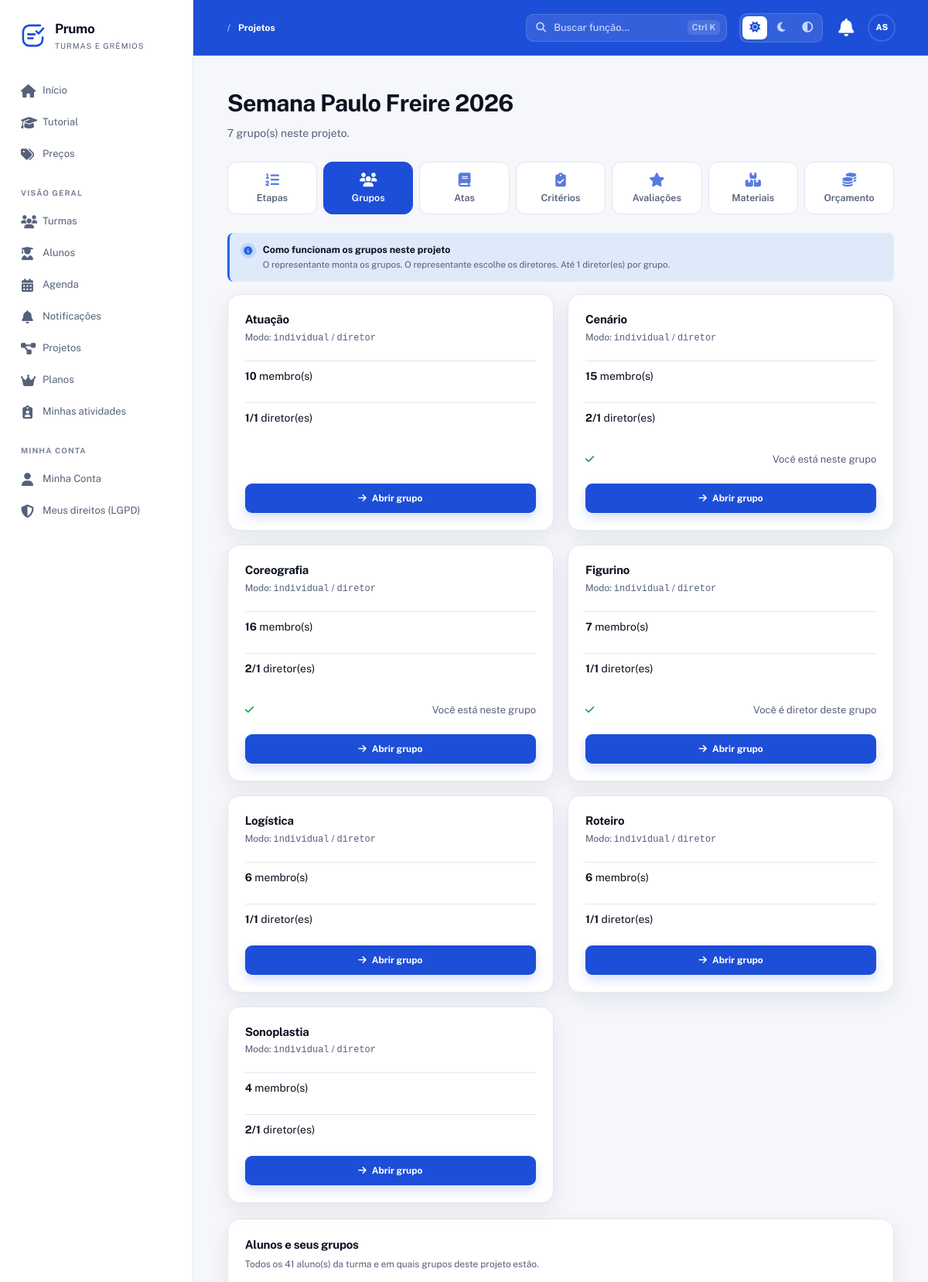
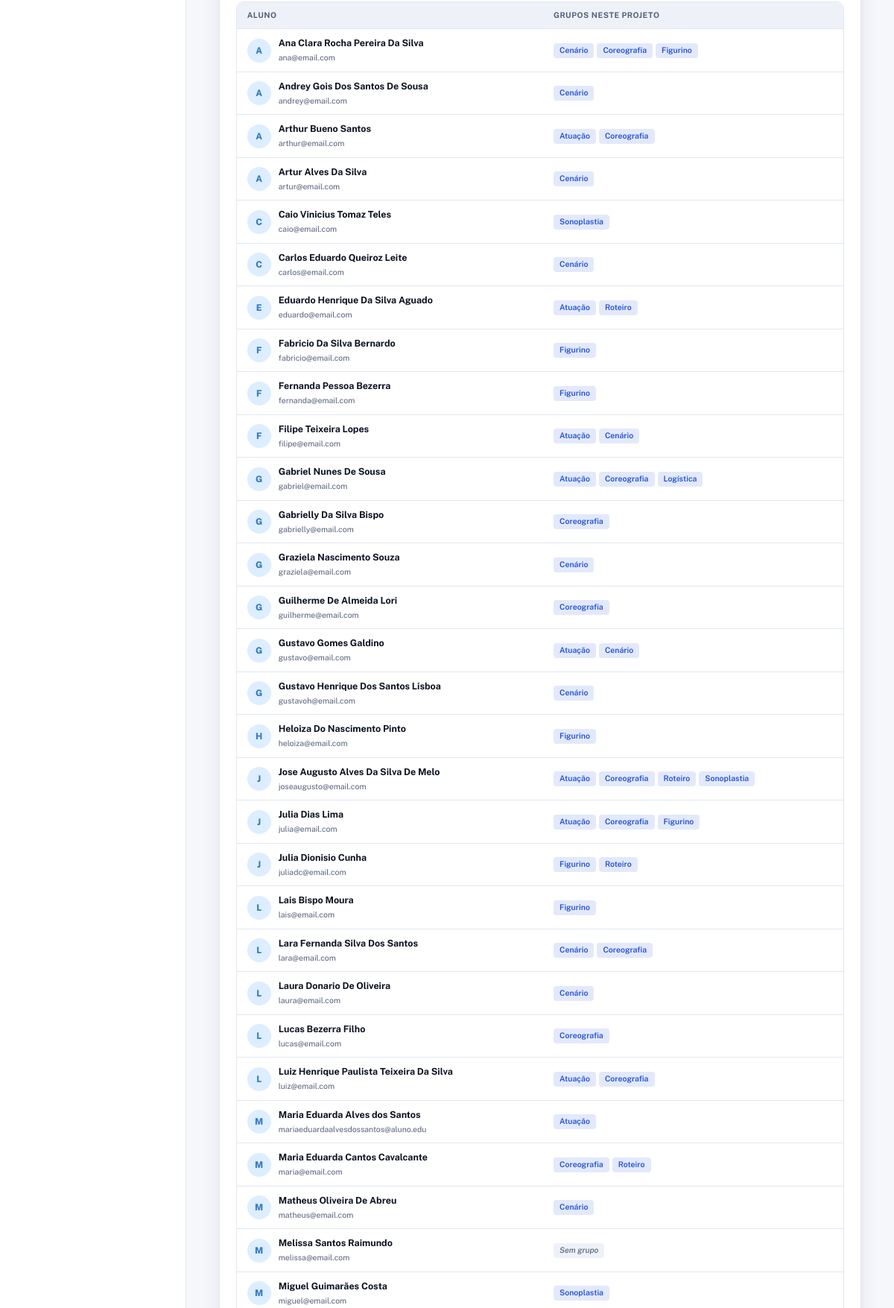
The app's page /SGT/projetos/3/grupos (signed in, upper part) with its own data (2 pictures, top to bottom).
### tables this page shows
CREATE TABLE usuarios (
  id INT AUTO_INCREMENT PRIMARY KEY,
  nome VARCHAR(150) NOT NULL,
  email VARCHAR(150) NOT NULL UNIQUE,
  senha VARCHAR(255) NOT NULL,
  google_id VARCHAR(64) DEFAULT NULL,            
  tipo ENUM('aluno','master') NOT NULL DEFAULT 'aluno',
  telefone VARCHAR(20) DEFAULT NULL,
  data_nascimento DATE DEFAULT NULL,
  email_confirmado TINYINT(1) NOT NULL DEFAULT 0,
  email_token VARCHAR(255) DEFAULT NULL,
  email_token_expira DATETIME DEFAULT NULL,
  primeiro_login TINYINT(1) NOT NULL DEFAULT 1,
  cadastro_pendente TINYINT(1) NOT NULL DEFAULT 0,  
  ativo TINYINT(1) NOT NULL DEFAULT 1,
  lgpd_aceito TINYINT(1) NOT NULL DEFAULT 0,
  lgpd_data DATETIME DEFAULT NULL,
  ultimo_acesso DATETIME DEFAULT NULL,
  created_at TIMESTAMP DEFAULT CURRENT_TIMESTAMP,
  updated_at TIMESTAMP DEFAULT CURRENT_TIMESTAMP ON UPDATE CURRENT_TIMESTAMP,
  UNIQUE KEY uk_google_id (google_id),
  INDEX idx_usuarios_email (email),
  INDEX idx_usuarios_tipo (tipo),
  INDEX idx_usuarios_ativo (ativo)
);

CREATE TABLE projetos (
  id INT AUTO_INCREMENT PRIMARY KEY,
  turma_id INT NOT NULL,
  diretoria_id INT NULL,                      
  nome VARCHAR(150) NOT NULL,
  descricao TEXT DEFAULT NULL,
  prazo DATE DEFAULT NULL,
  modo_avaliacao ENUM('etapa','cronograma') DEFAULT 'cronograma',
  alunos_pedem_grupo TINYINT(1) NOT NULL DEFAULT 0,       
  alunos_pedem_diretor TINYINT(1) NOT NULL DEFAULT 0,     
  diretores_por_grupo INT NOT NULL DEFAULT 1,
  avaliacao_reps ENUM('compartilhada','media') NOT NULL DEFAULT 'compartilhada',  
  encerrado TINYINT(1) DEFAULT 0,
  encerrado_em DATETIME DEFAULT NULL,
  encerrado_por INT DEFAULT NULL,
  created_at TIMESTAMP DEFAULT CURRENT_TIMESTAMP,
  updated_at TIMESTAMP DEFAULT CURRENT_TIMESTAMP ON UPDATE CURRENT_TIMESTAMP,
  FOREIGN KEY (turma_id) REFERENCES turmas(id) ON DELETE CASCADE,
  FOREIGN KEY (encerrado_por) REFERENCES usuarios(id) ON DELETE SET NULL,
  INDEX idx_projetos_turma (turma_id),
  INDEX idx_projetos_encerrado (encerrado),
  CONSTRAINT fk_projeto_diretoria FOREIGN KEY (diretoria_id) REFERENCES gremio_diretorias(id) ON DELETE SET NULL
);

CREATE TABLE grupos (
  id INT AUTO_INCREMENT PRIMARY KEY,
  projeto_id INT NOT NULL,
  nome VARCHAR(150) NOT NULL,
  modo_avaliacao_grupo ENUM('individual','coletiva') DEFAULT 'individual',
  modo_avaliacao_por ENUM('diretor','representante','pares','autoavaliacao','misto') DEFAULT 'diretor',
  created_at TIMESTAMP DEFAULT CURRENT_TIMESTAMP,
  updated_at TIMESTAMP DEFAULT CURRENT_TIMESTAMP ON UPDATE CURRENT_TIMESTAMP,
  FOREIGN KEY (projeto_id) REFERENCES projetos(id) ON DELETE CASCADE,
  INDEX idx_grupos_projeto (projeto_id)
);

### app/Views/grupos/index.php (the view, shortened to what the rows shown need)
<?php
require_once __DIR__ . '/../layouts/header.php';
require_once __DIR__ . '/../layouts/nav.php';
?>
<section class="hero-section">
    <div>
        <h1><?= h($projeto['nome']) ?></h1>
        <p class="hero-subtitle">
            <?= count($grupos) ?> grupo(s) neste projeto.
        </p>
    </div>
</section>
<?php require __DIR__ . '/../projetos/_nav.php'; ?>
<?php
$pedeGrupo   = !empty($projeto['alunos_pedem_grupo']);
$pedeDiretor = !empty($projeto['alunos_pedem_diretor']);
$maxDir      = (int) ($projeto['diretores_por_grupo'] ?? 1);
$semGrupo    = empty($meusGrupos);
$pedidoEntrarPendente = null;
?>
<div class="notice notice-blue regras-grupo">
    <div>
        <strong>Como funcionam os grupos neste projeto</strong>
        <p class="mb-0">
            <?= $pedeGrupo ? 'Os alunos pedem para entrar num grupo e o representante aprova.' : 'O representante monta os grupos.' ?>
            <?= $pedeDiretor ? 'Membros podem pedir para ser diretor.' : 'O representante escolhe os diretores.' ?>
            Até <?= $maxDir ?> diretor(es) por grupo.
        </p>
    </div>
</div>
<?php if (empty($grupos)): ?>
    <section class="panel empty-state">
        <span class="icon-large text-muted"><i class="fas fa-users"></i></span>
        <h2>Nenhum grupo cadastrado</h2>
        <p>
            <?php if ($podeEditar && !$projeto['encerrado']): ?>
                Crie o primeiro grupo deste projeto clicando no botão abaixo.
            <?php else: ?>
                Aguarde o representante criar os grupos.
            <?php endif; ?>
        </p>
        <?php if ($podeEditar && !$projeto['encerrado']): ?>
            <a class="button button-primary" href="<?= $basePath ?>/projetos/<?= (int) $projeto['id'] ?>/grupos/criar">
                <i class="fas fa-plus"></i> Criar grupo
            </a>
        <?php endif; ?>
    </section>
<?php else: ?>
    <section class="grupos-grid">
        <?php foreach ($grupos as $g): ?>
            <article class="panel grupo-card">
                <div class="panel-header">
                    <div>
                        <h2><?= h($g['nome']) ?></h2>
                        <p>
                            Modo: <code><?= h($g['modo_avaliacao_grupo']) ?></code>
                            / <code><?= h($g['modo_avaliacao_por']) ?></code>
                        </p>
                    </div>
                </div>
                <div class="status-line">
                    <strong><?= (int) $g['total_membros'] ?></strong>
                    <span>membro(s)</span>
                </div>
                <div class="status-line">
                    <strong><?= (int) $g['total_diretores'] ?>/<?= $maxDir ?></strong>
                    <span>diretor(es)</span>
                </div>
                <?php
                $gid      = (int) $g['id'];
                $pedEntr  = $meusPedidos[$gid]['entrar'] ?? null;
                $pedDir   = $meusPedidos[$gid]['diretor'] ?? null;
                $souMemb  = array_key_exists($gid, $meusGrupos);
                $souDir   = $meusGrupos[$gid] ?? false;
                ?>
                <?php if (!$podeEditar && !$projeto['encerrado']): ?>
                    <?php if ($pedEntr || $pedDir): $pend = $pedEntr ?: $pedDir; ?>
                        <form method="POST" action="<?= $basePath ?>/solicitacoes-grupo/<?= (int) $pend['id'] ?>/cancelar" class="grupo-pedido">
                            <?= ViewHelper::csrfField() ?>
                            <span><i class="fas fa-hourglass-half"></i> <?= $pedEntr ? 'Pedido para entrar enviado' : 'Pedido para ser diretor enviado' ?></span>
                            <button type="submit" class="tarefa-acao">Cancelar</button>
                        </form>
                    <?php elseif ($souMemb): ?>
                        <p class="grupo-pedido"><i class="fas fa-check"></i> <?= $souDir ? 'Você é diretor deste grupo' : 'Você está neste grupo' ?></p>
                    <?php endif; ?>
                <?php endif; ?>
                <a class="button button-primary full-width" href="<?= $basePath ?>/grupos/<?= (int) $g['id'] ?>">
                    <i class="fas fa-arrow-right"></i> Abrir grupo
                </a>
            </article>
        <?php endforeach; ?>
    </section>
<?php endif; ?>
<section class="panel mt-20">
    <div class="panel-header">
        <div>
            <h2>Alunos e seus grupos</h2>
        </div>
    </div>
    <?php if (empty($alunosComGrupos)): ?>
        <p class="text-muted mb-0">Nenhum aluno ativo na turma.</p>
    <?php else: ?>
        <div class="alunos-wrapper">
            <table class="alunos-tabela">
                <thead>
                    <tr>
                        <th>Aluno</th>
                        <th>Grupos neste projeto</th>
                    </tr>
                </thead>
                <tbody>
                    <?php foreach ($alunosComGrupos as $a): ?>
                        <?php
                        $gruposAluno = !empty($a['grupos_nomes'])
                            ? array_filter(array_map('trim', explode(',', $a['grupos_nomes'])))
                            : [];
                        ?>
                        <tr>
                            <td>
                                <div class="aluno-cell">
                                    <span class="avatar avatar-blue"><?= strtoupper(substr($a['nome'], 0, 1)) ?></span>
                                    <div class="aluno-cell-info">
                                        <strong><?= h($a['nome']) ?></strong>
                                        <small><?= h($a['email']) ?></small>
                                    </div>
                                </div>
                            </td>
                            <td>
                                <?php if (empty($gruposAluno)): ?>
                                    <span class="turma-badge vazio">Sem grupo</span>
                                <?php else: ?>
                                    <div class="turmas-badges">
                                        <?php foreach ($gruposAluno as $gn): ?>
                                            <span class="turma-badge"><?= h($gn) ?></span>
                                        <?php endforeach; ?>
                                    </div>
                                <?php endif; ?>
                            </td>
                        </tr>
                    <?php endforeach; ?>
                </tbody>
            </table>
        </div>
    <?php endif; ?>
</section>
<?php require_once __DIR__ . '/../layouts/footer.php'; ?>

### app/Views/layouts/nav.php (shortened to what the rows shown need)
<?php
require_once __DIR__ . '/../../Helpers/menuHelper.php';
$basePath  = App::getBasePath();
$logado    = !empty($_SESSION['usuario']);
$usuario   = $_SESSION['usuario'] ?? null;
$iniciais = '?';
if ($usuario) {
    $partes = preg_split('/\s+/', trim($usuario['nome'] ?? ''));
    $ini    = strtoupper(substr($partes[0] ?? '', 0, 1));
    if (count($partes) > 1) {
        $ini .= strtoupper(substr(end($partes), 0, 1));
    }
    $iniciais = $ini ?: '?';
}
?>
<div class="app-shell">
    <div class="main-content">
        <header class="topbar">
            <div class="topbar-actions">
                <?php if ($logado): ?>
                    <a class="icon-button notification-button"
                       href="<?= $basePath ?>/notificacoes"
                       title="Notificações">
                        <i class="fas fa-bell"></i>
                    </a>
                    <div class="user-menu" id="user-menu">
                        <button type="button"
                                class="avatar avatar-indigo"
                                id="user-menu-toggle"
                                title="Menu da conta"
                                aria-haspopup="true"
                                aria-expanded="false">
                            <?= h($iniciais) ?>
                        </button>
                    </div>
                <?php endif; ?>
            </div>
        </header>
        <div class="page-wrap">

### records on screen
usuarios: nome "AS", nome "A", nome "Ana Clara Rocha Pereira Da Silva", email "ana@email.com", gn "Cenário", gn "Coreografia", gn "Figurino"
projetos: nome "Semana Paulo Freire 2026", diretores_por_grupo "1"
grupos: nome "Atuação", modo_avaliacao_grupo "individual", modo_avaliacao_por "diretor", total_membros "10", total_diretores "1", projeto.diretores_por_grupo "1"
grupos: nome "Cenário", modo_avaliacao_grupo "individual", modo_avaliacao_por "diretor", total_membros "15", total_diretores "2", projeto.diretores_por_grupo "1", shows "Você está neste grupo"
grupos: nome "Coreografia", modo_avaliacao_grupo "individual", modo_avaliacao_por "diretor", total_membros "16", total_diretores "2", projeto.diretores_por_grupo "1", shows "Você está neste grupo"
grupos: nome "Figurino", modo_avaliacao_grupo "individual", modo_avaliacao_por "diretor", total_membros "7", total_diretores "1", projeto.diretores_por_grupo "1", shows "Você é diretor deste grupo"
grupos: nome "Logística", modo_avaliacao_grupo "individual", modo_avaliacao_por "diretor", total_membros "6", total_diretores "1", projeto.diretores_por_grupo "1"
grupos: nome "Roteiro", modo_avaliacao_grupo "individual", modo_avaliacao_por "diretor", total_membros "6", total_diretores "1", projeto.diretores_por_grupo "1"
grupos: nome "Sonoplastia", modo_avaliacao_grupo "individual", modo_avaliacao_por "diretor", total_membros "4", total_diretores "2", projeto.diretores_por_grupo "1"
usuarios: nome "A", nome "Andrey Gois Dos Santos De Sousa", email "andrey@email.com", gn "Cenário"
usuarios: nome "A", nome "Arthur Bueno Santos", email "arthur@email.com", gn "Atuação", gn "Coreografia"
usuarios: nome "A", nome "Artur Alves Da Silva", email "artur@email.com", gn "Cenário"
usuarios: nome "C", nome "Caio Vinicius Tomaz Teles", email "caio@email.com", gn "Sonoplastia"
usuarios: nome "C", nome "Carlos Eduardo Queiroz Leite", email "carlos@email.com", gn "Cenário"
usuarios: nome "E", nome "Eduardo Henrique Da Silva Aguado", email "eduardo@email.com", gn "Atuação", gn "Roteiro"
usuarios: nome "F", nome "Fabricio Da Silva Bernardo", email "fabricio@email.com", gn "Figurino"
usuarios: nome "F", nome "Fernanda Pessoa Bezerra", email "fernanda@email.com", gn "Figurino"
usuarios: nome "F", nome "Filipe Teixeira Lopes", email "filipe@email.com", gn "Atuação", gn "Cenário"
usuarios: nome "G", nome "Gabriel Nunes De Sousa", email "gabriel@email.com", gn "Atuação", gn "Coreografia", gn "Logística"
usuarios: nome "G", nome "Gabrielly Da Silva Bispo", email "gabrielly@email.com", gn "Coreografia"
usuarios: nome "G", nome "Graziela Nascimento Souza", email "graziela@email.com", gn "Cenário"
usuarios: nome "G", nome "Guilherme De Almeida Lori", email "guilherme@email.com", gn "Coreografia"
usuarios: nome "G", nome "Gustavo Gomes Galdino", email "gustavo@email.com", gn "Atuação", gn "Cenário"
usuarios: nome "G", nome "Gustavo Henrique Dos Santos Lisboa", email "gustavoh@email.com", gn "Cenário"
usuarios: nome "H", nome "Heloiza Do Nascimento Pinto", email "heloiza@email.com", gn "Figurino"
usuarios: nome "J", nome "Jose Augusto Alves Da Silva De Melo", email "joseaugusto@email.com", gn "Atuação", gn "Coreografia", gn "Roteiro", gn "Sonoplastia"
usuarios: nome "J", nome "Julia Dias Lima", email "julia@email.com", gn "Atuação", gn "Coreografia", gn "Figurino"
usuarios: nome "J", nome "Julia Dionisio Cunha", email "juliadc@email.com", gn "Figurino", gn "Roteiro"
usuarios: nome "L", nome "Lais Bispo Moura", email "lais@email.com", gn "Figurino"
usuarios: nome "L", nome "Lara Fernanda Silva Dos Santos", email "lara@email.com", gn "Cenário", gn "Coreografia"
usuarios: nome "L", nome "Laura Donario De Oliveira", email "laura@email.com", gn "Cenário"
usuarios: nome "L", nome "Lucas Bezerra Filho", email "lucas@email.com", gn "Coreografia"
usuarios: nome "L", nome "Luiz Henrique Paulista Teixeira Da Silva", email "luiz@email.com", gn "Atuação", gn "Coreografia"
usuarios: nome "M", nome "Maria Eduarda Alves dos Santos", email "mariaeduardaalvesdossantos@aluno.edu", gn "Atuação"
usuarios: nome "M", nome "Maria Eduarda Cantos Cavalcante", email "maria@email.com", gn "Coreografia", gn "Roteiro"
usuarios: nome "M", nome "Matheus Oliveira De Abreu", email "matheus@email.com", gn "Cenário"
usuarios: nome "M", nome "Melissa Santos Raimundo", email "melissa@email.com", shows "Sem grupo"
usuarios: nome "M", nome "Miguel Guimarães Costa", email "miguel@email.com", gn "Sonoplastia"

### other values on screen
$appName "Prumo"
$label "Início"
$label "Tutorial"
$label "Preços"
$secao "VISÃO GERAL"
$label "Turmas"
$label "Alunos"
$label "Agenda"
$label "Notificações"
$label "Projetos"
$label "Planos"
$label "Minhas atividades"
$secao "MINHA CONTA"
$label "Minha Conta"
$label "Meus direitos (LGPD)"
